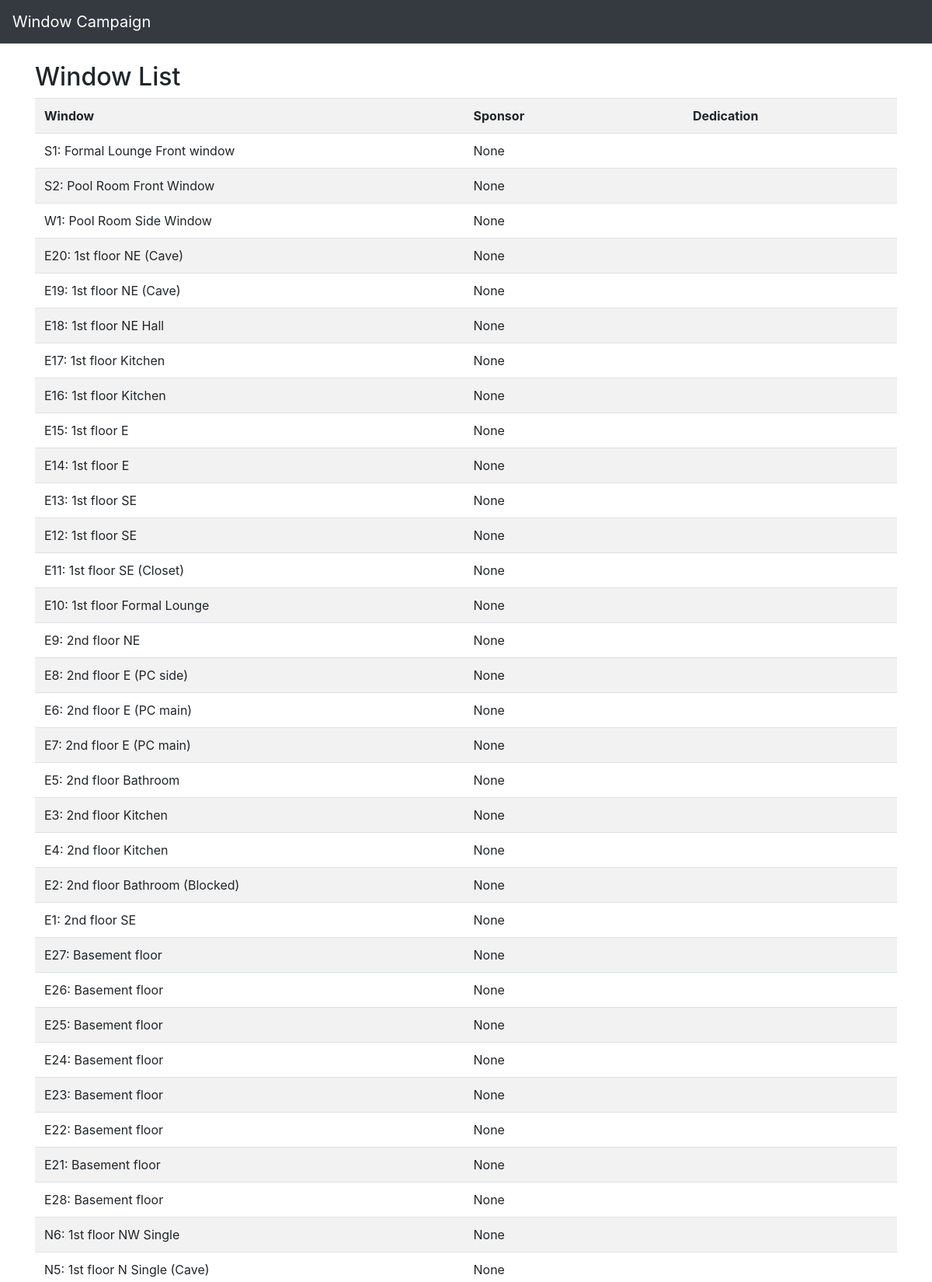
Page /windows/list/ (upper part) on the committed database.
### windows/models.py (models this page shows, shortened)
class Window(models.Model):
    code = models.CharField(max_length=10)
    description = models.CharField(max_length=100)
    sponsor = models.ForeignKey(Donor, null=True, blank=True, on_delete=models.SET_NULL)
    plaque = models.CharField(max_length=200, blank=True, default='')

### windows/views.py (the view)
# urls.py: path('list/', views.ListView.as_view(), name='list'),
class ListView(generic.ListView):
    model = Window

### windows/models.py (called while the page is built)
    def __str__(self):
        return self.first_name + " " + self.last_name

### windows/templates/windows/window_list.html
{% extends "windows/base.html" %}
{% load static %}
{% block body_block %}
<br>
<h2>Window List</h2>
<table class="table table-striped">
    <th>Window</th><th>Sponsor</th><th>Dedication</th>
{% for window in object_list %}
    <tr>
        <td>{{ window.code }}: {{ window.description }}</td>
        <td>{{ window.sponsor }}</td>
        <td>{{ window.plaque }}</td>
    </tr>
{% empty %}
    <p>No windows yet.</p>
{% endfor %}
</table>
{% endblock %}

### windows/templates/windows/base.html (shortened to what this page needs)
<link rel="stylesheet" href="https://maxcdn.bootstrapcdn.com/bootstrap/4.0.0/css/bootstrap.min.css">
<nav class="navbar navbar-expand-lg navbar-dark bg-dark">
    <a class="navbar-brand" href="{% url 'windows:index' %}">Window Campaign</a>
</nav>
<div class="container">
    <div class="md-6">
        {% block body_block %}{% endblock %}
    </div>
</div>

### rows in the picture
Window: code "S1", description "Formal Lounge Front window", sponsor "None"
Window: code "S2", description "Pool Room Front Window", sponsor "None"
Window: code "W1", description "Pool Room Side Window", sponsor "None"
Window: code "E20", description "1st floor NE (Cave)", sponsor "None"
Window: code "E19", description "1st floor NE (Cave)", sponsor "None"
Window: code "E18", description "1st floor NE Hall", sponsor "None"
Window: code "E17", description "1st floor Kitchen", sponsor "None"
Window: code "E16", description "1st floor Kitchen", sponsor "None"
Window: code "E15", description "1st floor E", sponsor "None"
Window: code "E14", description "1st floor E", sponsor "None"
Window: code "E13", description "1st floor SE", sponsor "None"
Window: code "E12", description "1st floor SE", sponsor "None"
Window: code "E11", description "1st floor SE (Closet)", sponsor "None"
Window: code "E10", description "1st floor Formal Lounge", sponsor "None"
Window: code "E9", description "2nd floor NE", sponsor "None"
Window: code "E8", description "2nd floor E (PC side)", sponsor "None"
Window: code "E6", description "2nd floor E (PC main)", sponsor "None"
Window: code "E7", description "2nd floor E (PC main)", sponsor "None"
Window: code "E5", description "2nd floor Bathroom", sponsor "None"
Window: code "E3", description "2nd floor Kitchen", sponsor "None"
Window: code "E4", description "2nd floor Kitchen", sponsor "None"
Window: code "E2", description "2nd floor Bathroom (Blocked)", sponsor "None"
Window: code "E1", description "2nd floor SE", sponsor "None"
Window: code "E27", description "Basement floor", sponsor "None"
Window: code "E26", description "Basement floor", sponsor "None"
Window: code "E25", description "Basement floor", sponsor "None"
Window: code "E24", description "Basement floor", sponsor "None"
Window: code "E23", description "Basement floor", sponsor "None"
Window: code "E22", description "Basement floor", sponsor "None"
Window: code "E21", description "Basement floor", sponsor "None"
Window: code "E28", description "Basement floor", sponsor "None"
Window: code "N6", description "1st floor NW Single", sponsor "None"
Window: code "N5", description "1st floor N Single (Cave)", sponsor "None"
